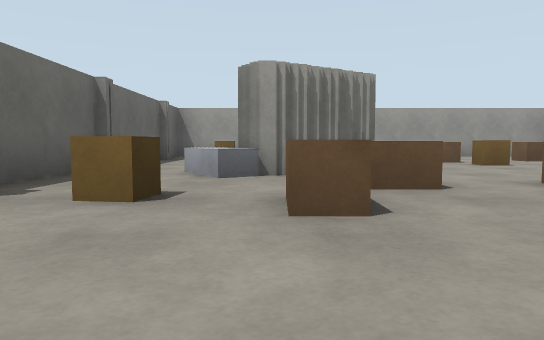
View 1 (above)

12 first-person views from a walk through a Webots world. The camera is 0.72 m above the floor, tilts 4° down and sees 70° across. The floor is counted in squares, 2.5 m on a side. Each view is taken from the middle of a square. On the plan, view 1 faces up. The plan holds only what a view shows up to about 9 squares ahead; the rest is blank. The place goes on beyond the plan. Robots are left out. Simple shapes and patterns stand in for the simulator's stock objects.

View 2
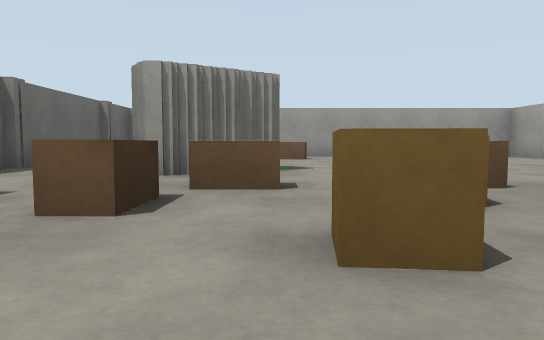

View 3
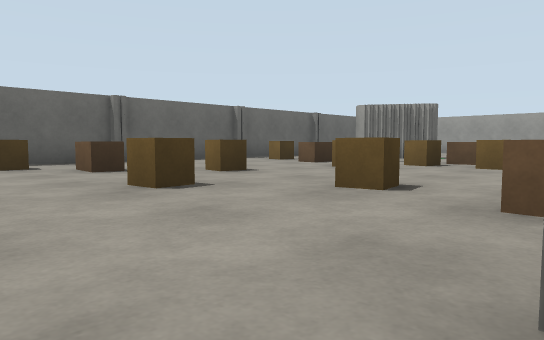

View 4
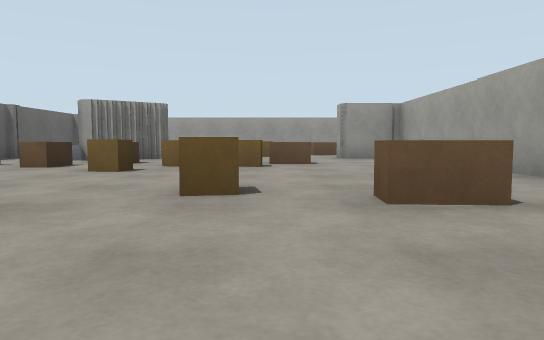

View 5
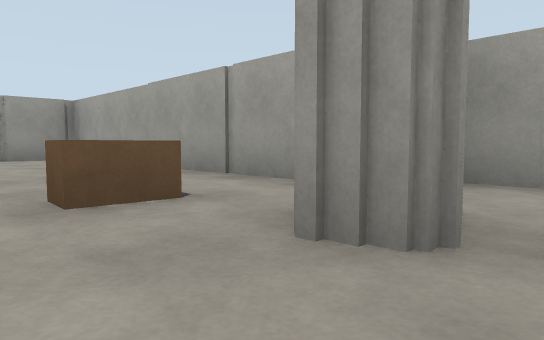

View 6
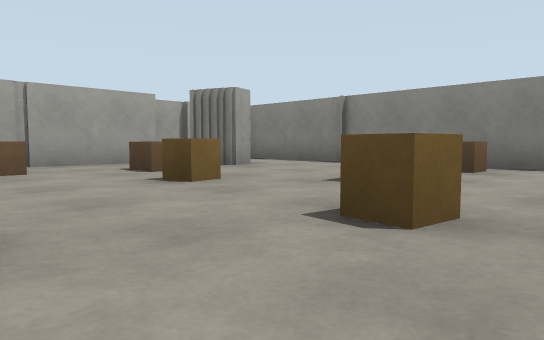

View 7
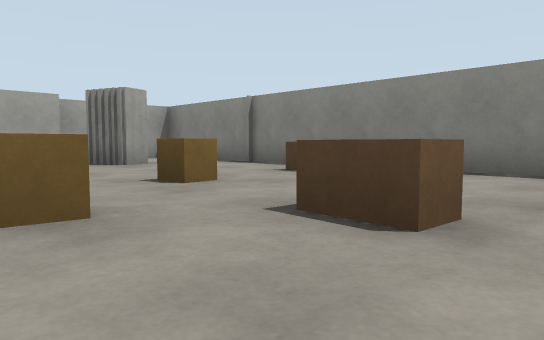

View 8
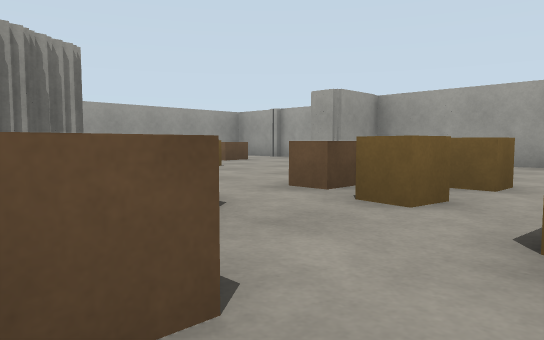

View 9
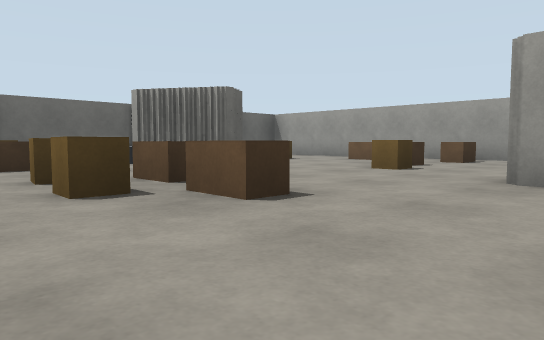

View 10
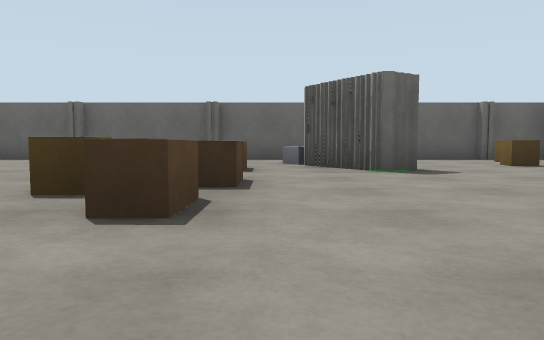

View 11
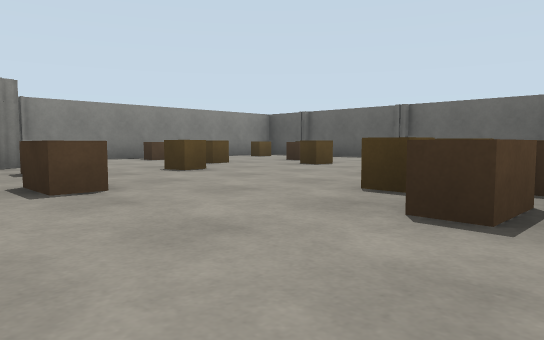

View 12
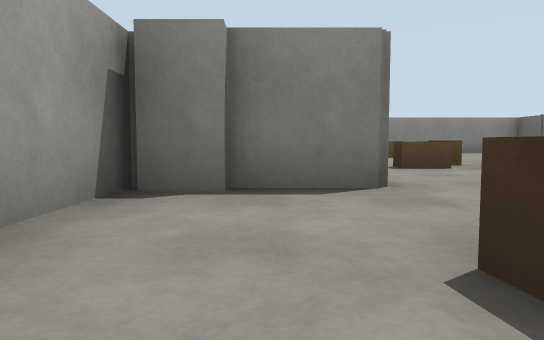

### Floor plan
Key: @ floor where view 1 was taken; # wall or solid block; . floor; = window, fence, low wall or low ledge.
Columns run from 2 left of view 1 to 6 right of it. Each row starts with its distance up from view 1.
  8 #########
  7 #=#=.=..#
  6 #==..==.#
  5 #....=..#
  4 #=##...##
  3 #=#.....#
  2 #=====..#
  1 #..=....#
  0 #.@...=.#
 -1 #..=.==.#
 -2 #==...#.#
 -3 #=#=....#
 -4 #########

Positions as (right, up) in squares from view 1, and headings:
1: (0, 0), facing up
2: (1, 0), facing up
3: (4, -3), facing up-left
4: (3, -3), facing up
5: (3, -3), facing up-right
6: (0, 1), facing down-right
7: (-1, 0), facing down-right
8: (0, 1), facing up-right
9: (5, 1), facing up-left
10: (5, 3), facing left
11: (5, 3), facing down-left
12: (5, 7), facing down
